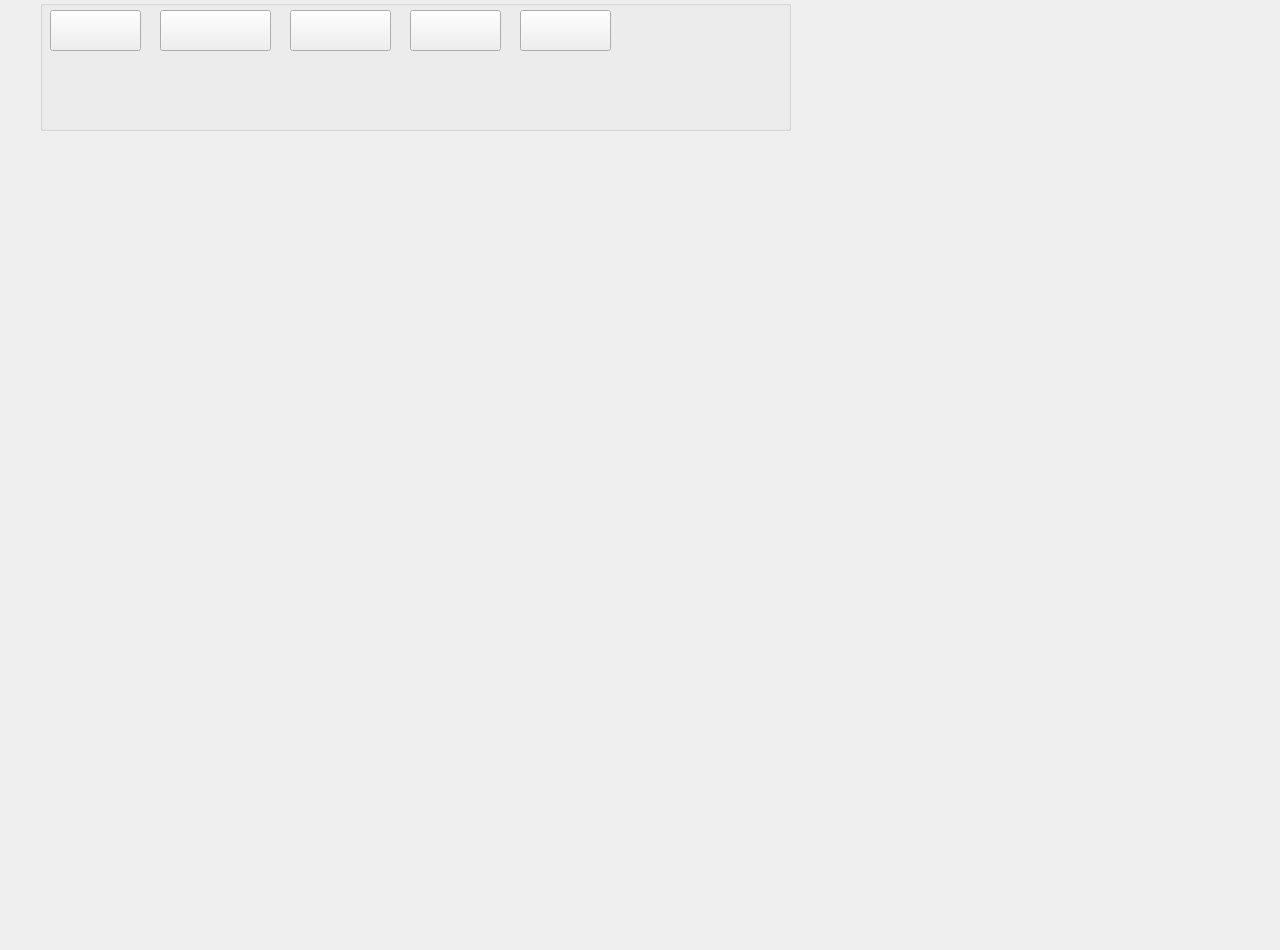
<?xml version="1.0" encoding="UTF-8"?>
<ui version="4.0">
 <class>netMusic</class>
 <widget class="QWidget" name="netMusic">
  <property name="geometry">
   <rect>
    <x>0</x>
    <y>0</y>
    <width>1280</width>
    <height>950</height>
   </rect>
  </property>
  <property name="windowTitle">
   <string>Form</string>
  </property>
  <widget class="QGroupBox" name="groupBox">
   <property name="geometry">
    <rect>
     <x>40</x>
     <y>0</y>
     <width>751</width>
     <height>131</height>
    </rect>
   </property>
   <property name="title">
    <string/>
   </property>
   <widget class="QPushButton" name="jingxuan">
    <property name="geometry">
     <rect>
      <x>10</x>
      <y>10</y>
      <width>91</width>
      <height>41</height>
     </rect>
    </property>
    <property name="text">
     <string/>
    </property>
   </widget>
   <widget class="QPushButton" name="guangchang">
    <property name="geometry">
     <rect>
      <x>120</x>
      <y>10</y>
      <width>111</width>
      <height>41</height>
     </rect>
    </property>
    <property name="text">
     <string/>
    </property>
   </widget>
   <widget class="QPushButton" name="singer">
    <property name="geometry">
     <rect>
      <x>370</x>
      <y>10</y>
      <width>91</width>
      <height>41</height>
     </rect>
    </property>
    <property name="text">
     <string/>
    </property>
   </widget>
   <widget class="QPushButton" name="paihang">
    <property name="geometry">
     <rect>
      <x>250</x>
      <y>10</y>
      <width>101</width>
      <height>41</height>
     </rect>
    </property>
    <property name="text">
     <string/>
    </property>
   </widget>
   <widget class="QPushButton" name="vip">
    <property name="geometry">
     <rect>
      <x>480</x>
      <y>10</y>
      <width>91</width>
      <height>41</height>
     </rect>
    </property>
    <property name="layoutDirection">
     <enum>Qt::LeftToRight</enum>
    </property>
    <property name="text">
     <string/>
    </property>
   </widget>
  </widget>
 </widget>
 <resources/>
 <connections/>
</ui>
